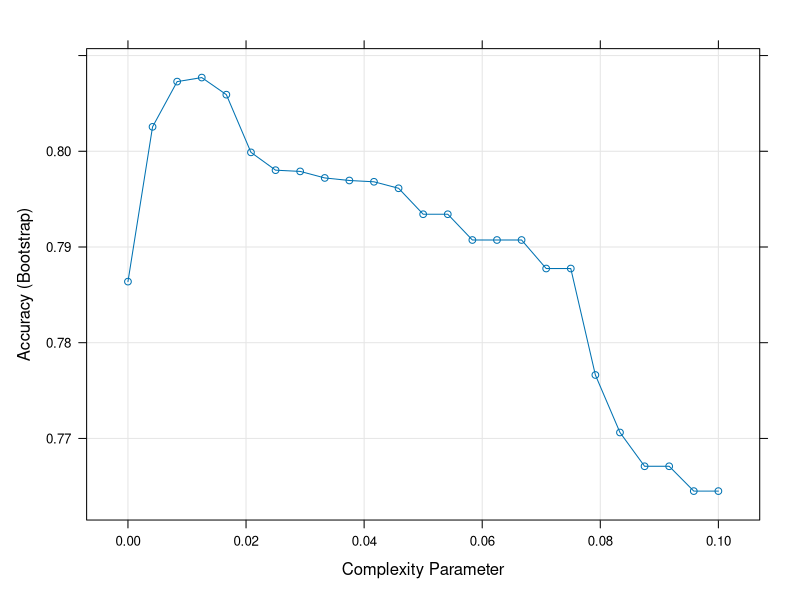

The R script that drew this image:
# Classification trees, or decision trees, are used in prediction problems where
# the outcome is categorical.
# 
# Decision trees form predictions by calculating which class is the most common
# among the training set observations within the partition, rather than taking
# the average in each partition (as in regression trees).
# 
# Two of the more popular metrics to choose the partitions are the GINI INDEX
# and ENTROPY (instead of the root mean square to minimize error in train set of
# regression tree).
# 
# p_hat_j,k = proportion of obs. in a partition j of class k
# 
#   Gini = sum_p_hat_j,k * (1 - p_hat_j,k)
#   
#   entropy(j) = -sum_p_hat_j,k * log(p_hat_j,k), with 0 * log(0) defined as 0
#   
# 
# PROS of classification trees: they are highly interpretable and easy to
# visualize. They can model human decision processes and don't require use
# of dummy predictors for categorical variables.
# 
# CONS: The approach via recursive partitioning can easily over-train and
# is therefore a bit harder to train, for example, than linear regression or kNN.
# Furthermore, in terms of accuracy, it is rarely best performing method since
# it is not very flexible and is highly unstable to changes in training data.
# 
#
## Code
library(tidyverse)
library(dslabs)
library(caret)
library(rpart)
data("mnist_27")

# fit a classification tree and plot it
train_rpart <- train(y ~ .,
                     method = "rpart",
                     tuneGrid = data.frame(cp = seq(0.0, 0.1, len = 25)),
                     data = mnist_27$train)

plot(train_rpart)

# compute accuracy
confusionMatrix(predict(train_rpart, mnist_27$test), mnist_27$test$y)$overall["Accuracy"]
